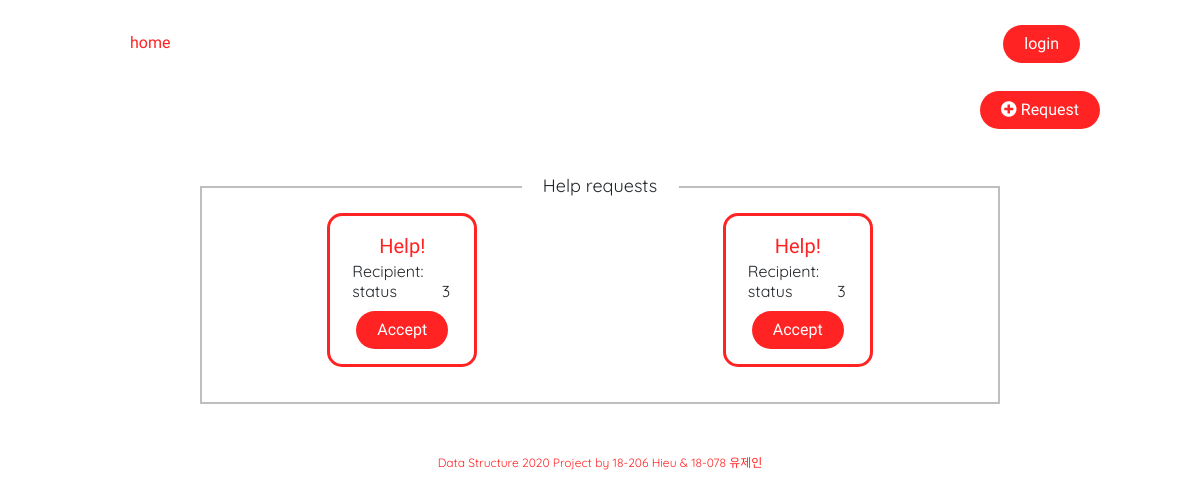
Before: /queue/ with the older database file.
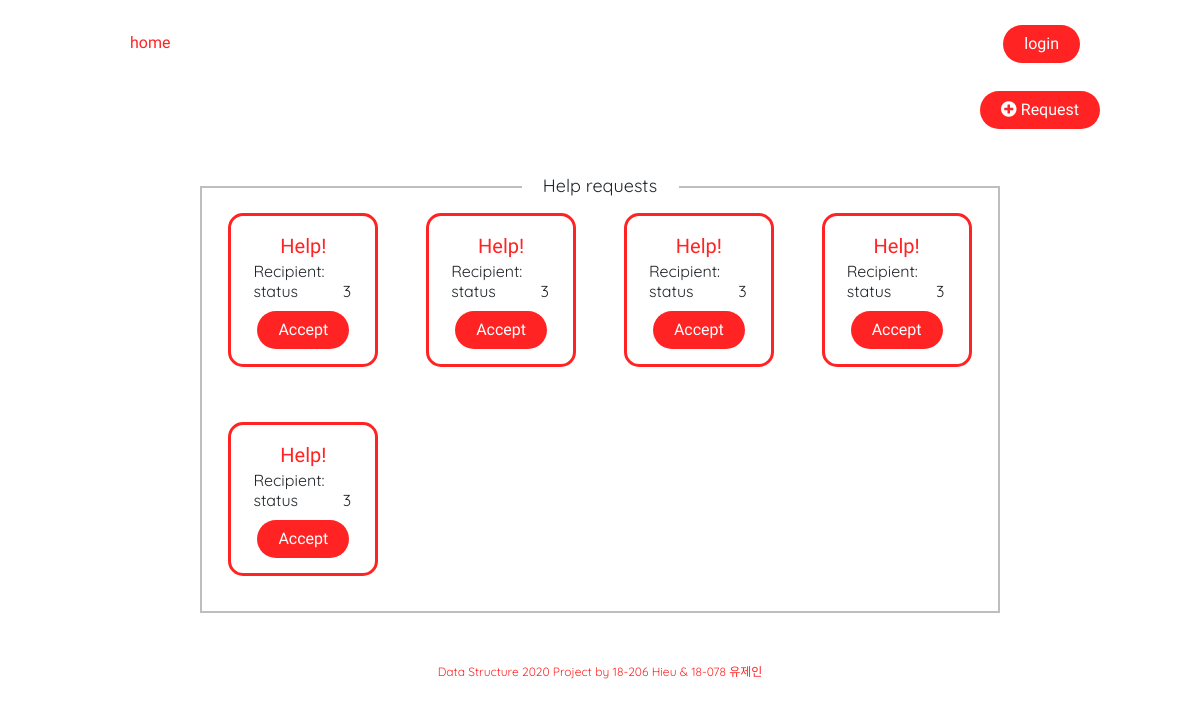
After: the same page with the newer database file.
### items/models.py (models this page shows, shortened)
class transaction(models.Model):
    class Status(models.IntegerChoices):
        PROCESSING  = 0
        SUCCESS     = 1
        FAILED      = 2
        IN_QUEUE    = 3
    class Method(models.IntegerChoices):
        REQUEST     = 0
        OFFER       = 1
    status              = models.IntegerField(default=3,choices=Status.choices,null=False)
    date_create         = models.DateTimeField(verbose_name='date created', auto_now_add=True)
    date_update         = models.DateTimeField(verbose_name='date update', auto_now=True)
    tags                = TaggableManager()
    author              = models.CharField(max_length=100, null=False)
    accepter            = models.CharField(default='None', max_length=100, null=False)
    title               = models.CharField(max_length=60, null=False)
    content             = models.CharField(max_length=100, null=False)
    details             = models.TextField(blank=True, null=True)
    method              = models.IntegerField(default=0,choices=Method.choices,null=False)

### pages/views.py (the view, shortened to what this page needs)
# urls.py: path('queue/', queue_view, name='queue'),
def queue_view(request,proid=None):
    transactions = transaction.objects.filter(status=3)
    context = {
        'trans' : transactions,
    }
    if request.POST.get('title'):
        form = foodQueueForm(request.POST)
        if form.is_valid():
            form.save()
            messages.success(request, "added")
            return redirect('queue')
        else:
            context['queue_form'] = form
    else:
        form = foodQueueForm()
        context['queue_form'] = form
    return render(request, 'pages/queue.html', context)

### templates/pages/queue.html (shortened to what this page needs)
{% extends 'base.html' %}
{% block content %}
<div class='queue-page'>
    <div class='add-q'>
    <button class='button-add-q'><i class="fas fa-plus-circle"></i> Request</button>
    </div>
    {% if trans|length > 0 %}
    <p id="history-header">Help requests</p>
    <div id="q-container">
        {% for tran in trans %}
        {% include 'items/q-preview.html' %}
        {% endfor %}
    </div>
    {% else %}
    <h1 id='content-text'> Queue is empty </h1><br>
    <img src='/static/all_happy.png' alt='all happy' class='all-happy-img'>
    {%endif%}
</div>
{% endblock %}

### templates/items/q-preview.html (shortened to what this page needs)
<div class='q-preview'>
    <a href="{% url 'item' tran.food_id %}">{{tran.title}}</a>
    <table>
        <tr>
            <td>Recipient:</td>
            <td>{{tran.recipient}}</td>
        </tr>
        <tr>
            <td>status</td>
            <td>{{tran.status}}</td>
        </tr>
    </table>
    <div class='q-pr-button'>
        <form action="{% url 'queue_ac' tran.pk %}" method=POST>
            <button class='q-button' type="submit">Accept</button>
        </form>
    </div>
</div>

Changed rows visible on the page:
now on this page (row edited): transaction: title "Help!", status "3"
now on this page (row edited): transaction: title "Help!", status "3"
added transaction: title "Help!", status "3"
